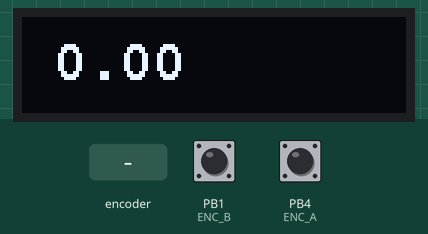
This sketch was run on a simulated ATtiny85, built with avr-gcc and run on an emulated ATtiny85. Parts: 128×32 one-colour display. The test bench sets the inputs (shaded band); at power-on: PB1 (ENC_B) HIGH, PB4 (ENC_A) HIGH. EEPROM starts erased.

Above: at 1.7 s.
1.8 s: rotary encoder on PB4 (ENC_A) / PB1 (ENC_B) turned 3 steps (first pin leading)
At 3.3 s:
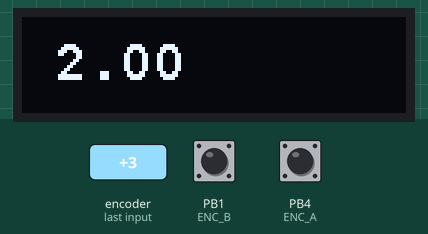
3.9 s: rotary encoder on PB4 (ENC_A) / PB1 (ENC_B) turned 1 step (first pin leading)
At 4.6 s:
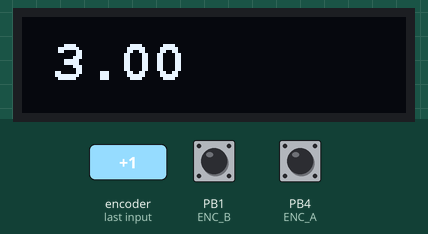
5.6 s: rotary encoder on PB4 (ENC_A) / PB1 (ENC_B) turned 1 step (first pin leading)
At 6.1 s:
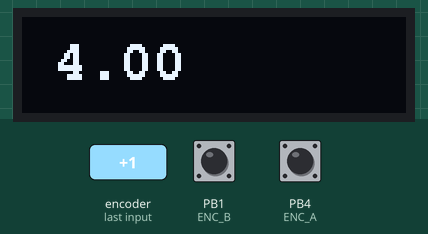
Timing chart, 0 to 8.6 s (numbered marks = the images above; inputs shaded):
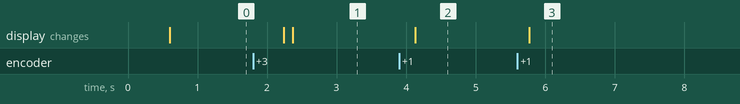

Measured:
- after the input at 1.8 s, the display: first changes after 0.44 s (image 1 shows a later state)
- after the input at 3.9 s, the display: changes after 0.23 s (image 2)
- after the input at 5.6 s, the display: changes after 0.17 s (image 3)

The sketch:

EncPotOledAttiny85.ino
```cpp
/*************************************************************
 *
 * $Workfile: EncPotOledAttiny85.ino $
 *
 * $Creator:  $
 *
 * $Description:  $
 *************************************************************/

//! Include libraries
#include <EEPROM.h>
#include <Tiny4kOLED.h>
#include "font11x16.h"

//! sensorValue eeprom address
int encCounterAddress = 0;

//! Pinout definitions
#define POT 3
#define ENC_A 4
#define ENC_B 1

#define ENC_TYPE 0

//! Variables
float sensorValue = 0;
volatile int encCounter;
int encCounterLast;
volatile boolean state0, lastState, turnFlag;

/*------------------Select interval------------------------*/
const int interval = 160;  //0....160
//const int interval = 300;    //0....300
/*------------------Select interval------------------------*/

/*------------------Control type Select------------------------*/
bool conType = true; //Encoder
//bool conType = false; //Potentiometer
/*------------------Control type Select------------------------*/

/*------------------Allows eeprom backup------------------------*/
bool backup = true;
/*------------------Allows eeprom backup------------------------*/

/***************************************************************************
 *
 * setup Function
 *
 ***************************************************************************/
void setup() {

  initOled();
  pinMode(ENC_A, INPUT);
  pinMode(ENC_B, INPUT);

  if (conType)
  {
    //encCounter = interval;
    //EEPROM.put(encCounterAddress, 20);
    EEPROM.get( encCounterAddress, encCounterLast );
    encCounter = encCounterLast;

  }
  delay(500);
  pcintSetup();
}

/***************************************************************************
 *
 * loop Function
 *
 ***************************************************************************/
void loop() {
  if (conType)
  {
    sensorValue = encCounter/2;
    if (sensorValue < 0.0) sensorValue = 0.0;
    if (sensorValue > interval) sensorValue = interval;
  }
  else
  {
    sensorValue = analogRead(POT);
    int tmpInt = interval * 10;
    sensorValue = map(sensorValue, 0, 1023, 0, tmpInt);
    sensorValue = sensorValue / 10.0;
  }
  updateDisplay(sensorValue);
  delay(50);
}

/***************************************************************************
 *
 * updateDisplay function
 *
 ***************************************************************************/
//! Update new values at oled
void updateDisplay(float number) {
  // Clear the half of memory not currently being displayed.
  oled.clear();
  // Position the text cursor
  // In order to keep the library size small, text can only be positioned
  // with the top of the font aligned with one of the four 8 bit high RAM pages.
  // The Y value therefore can only have the value 0, 1, 2, or 3.
  // usage: oled.setCursor(X IN PIXELS, Y IN ROWS OF 8 PIXELS STARTING WITH 0);
  oled.setCursor(0, 1);
  // Write text to oled RAM (which is not currently being displayed).
  oled.print(F(" "));
  // Write the number of milliseconds since power on.
  oled.print(number);
  // Swap which half of RAM is being written to, and which half is being displayed.
  // This is equivalent to calling both switchRenderFrame and switchDisplayFrame.
  oled.switchFrame();
}

/***************************************************************************
 *
 * PCINT interrupt setup
 *
 ***************************************************************************/
//! Makes register configuration trigger by PCINT4
void pcintSetup()
{
  GIMSK |= (1 << PCIE);   // pin change interrupt enable
  PCMSK |= (1 << PCINT4); // pin change interrupt enabled for PCINT4
  sei();                  // enable interrupts
}

/***************************************************************************
 *
 * ISR vector interrupt
 *
 ***************************************************************************/
//! PCINT0 interrupt trigger
ISR (PCINT0_vect)
{
  state0 = digitalRead(ENC_A);
  if (state0 != lastState)
  {
#if (ENC_TYPE == 1)
    turnFlag = !turnFlag;
    if (turnFlag)
      encCounter += (digitalRead(ENC_B) != lastState) ? -1 : 1;
#else
    encCounter += (digitalRead(ENC_B) != lastState) ? -1 : 1;
#endif
    lastState = state0;
    if(backup) makeBackup(); //backup data each time it has a new value
  }
}

/***************************************************************************
 *
 * initOled Function
 *
 ***************************************************************************/
//! inits SSD 1306 Oled 128x32
void initOled()
{
  //! Send the initialization sequence to the oled. This leaves the display turned off
  oled.begin();
  oled.setFont(FONT11X16);
  //oled.setFont(FONT8X16);
  //! Clear the memory before turning on the display
  oled.clear();
  //! Turn on the display
  oled.on();
  //! Switch the half of RAM that we are writing to, to be the half that is non currently displayed
  oled.switchRenderFrame();
}

/***************************************************************************
 *
 * makeBackup Function
 *
 ***************************************************************************/
//! saves ecCounter value in eeprom
void makeBackup()
{
  encCounterLast = encCounter;
  EEPROM.put(encCounterAddress, encCounterLast);
}
```

Source omitted: font11x16.h (data table, 5654 bytes)
